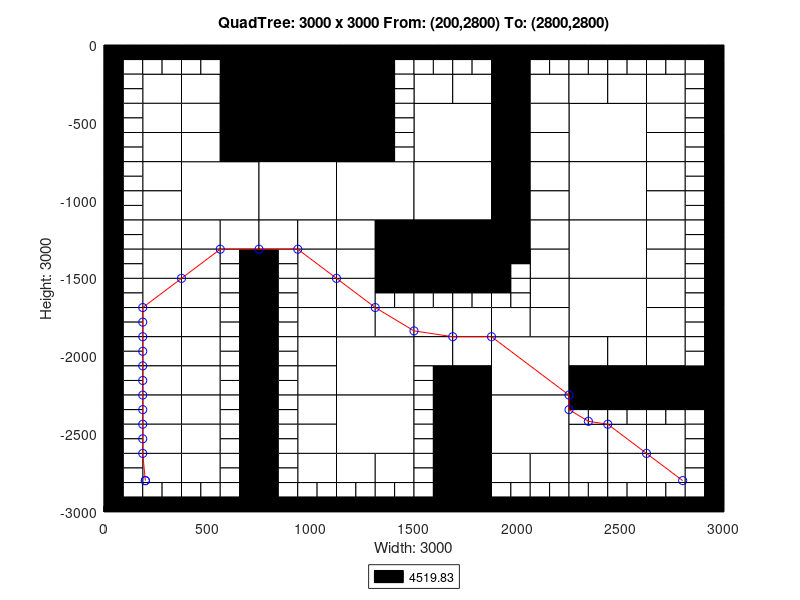

MATLAB code for this plot:
axis([0 3000 -3000 0]);
title('QuadTree: 3000 x 3000 From: (200,2800) To: (2800,2800)');
xlabel('Width: 3000');
ylabel('Height: 3000');
rectangle('Position',[750 -375 375 375], 'FaceColor',[0 0 0]);
rectangle('Position',[750 -750 375 375], 'FaceColor',[0 0 0]);
rectangle('Position',[375 -1125 375 375], 'FaceColor',[1 1 1]);
rectangle('Position',[750 -1125 375 375], 'FaceColor',[1 1 1]);
rectangle('Position',[1125 -1125 375 375], 'FaceColor',[1 1 1]);
rectangle('Position',[1500 -750 375 375], 'FaceColor',[1 1 1]);
rectangle('Position',[2250 -750 375 375], 'FaceColor',[1 1 1]);
rectangle('Position',[1500 -1125 375 375], 'FaceColor',[1 1 1]);
rectangle('Position',[1500 -1500 375 375], 'FaceColor',[0 0 0]);
rectangle('Position',[2250 -1125 375 375], 'FaceColor',[1 1 1]);
rectangle('Position',[2250 -1500 375 375], 'FaceColor',[1 1 1]);
rectangle('Position',[1125 -2250 375 375], 'FaceColor',[1 1 1]);
rectangle('Position',[1125 -2625 375 375], 'FaceColor',[1 1 1]);
rectangle('Position',[1875 -2250 375 375], 'FaceColor',[1 1 1]);
rectangle('Position',[2250 -1875 375 375], 'FaceColor',[1 1 1]);
rectangle('Position',[1875 -2625 375 375], 'FaceColor',[1 1 1]);
rectangle('Position',[187.5 -375 187.5 187.5], 'FaceColor',[1 1 1]);
rectangle('Position',[562.5 -187.5 187.5 187.5], 'FaceColor',[0 0 0]);
rectangle('Position',[375 -375 187.5 187.5], 'FaceColor',[1 1 1]);
rectangle('Position',[562.5 -375 187.5 187.5], 'FaceColor',[0 0 0]);
rectangle('Position',[187.5 -562.5 187.5 187.5], 'FaceColor',[1 1 1]);
rectangle('Position',[187.5 -750 187.5 187.5], 'FaceColor',[1 1 1]);
rectangle('Position',[375 -562.5 187.5 187.5], 'FaceColor',[1 1 1]);
rectangle('Position',[562.5 -562.5 187.5 187.5], 'FaceColor',[0 0 0]);
rectangle('Position',[375 -750 187.5 187.5], 'FaceColor',[1 1 1]);
rectangle('Position',[562.5 -750 187.5 187.5], 'FaceColor',[0 0 0]);
rectangle('Position',[1125 -187.5 187.5 187.5], 'FaceColor',[0 0 0]);
rectangle('Position',[1125 -375 187.5 187.5], 'FaceColor',[0 0 0]);
rectangle('Position',[1125 -562.5 187.5 187.5], 'FaceColor',[0 0 0]);
rectangle('Position',[1125 -750 187.5 187.5], 'FaceColor',[0 0 0]);
rectangle('Position',[187.5 -937.5 187.5 187.5], 'FaceColor',[1 1 1]);
rectangle('Position',[187.5 -1125 187.5 187.5], 'FaceColor',[1 1 1]);
rectangle('Position',[187.5 -1312.5 187.5 187.5], 'FaceColor',[1 1 1]);
rectangle('Position',[187.5 -1500 187.5 187.5], 'FaceColor',[1 1 1]);
rectangle('Position',[375 -1312.5 187.5 187.5], 'FaceColor',[1 1 1]);
rectangle('Position',[562.5 -1312.5 187.5 187.5], 'FaceColor',[1 1 1]);
rectangle('Position',[375 -1500 187.5 187.5], 'FaceColor',[1 1 1]);
rectangle('Position',[750 -1312.5 187.5 187.5], 'FaceColor',[1 1 1]);
rectangle('Position',[937.5 -1312.5 187.5 187.5], 'FaceColor',[1 1 1]);
rectangle('Position',[937.5 -1500 187.5 187.5], 'FaceColor',[1 1 1]);
rectangle('Position',[1125 -1312.5 187.5 187.5], 'FaceColor',[1 1 1]);
rectangle('Position',[1312.5 -1312.5 187.5 187.5], 'FaceColor',[0 0 0]);
rectangle('Position',[1125 -1500 187.5 187.5], 'FaceColor',[1 1 1]);
rectangle('Position',[1312.5 -1500 187.5 187.5], 'FaceColor',[0 0 0]);
rectangle('Position',[1500 -375 187.5 187.5], 'FaceColor',[1 1 1]);
rectangle('Position',[1687.5 -375 187.5 187.5], 'FaceColor',[1 1 1]);
rectangle('Position',[1875 -187.5 187.5 187.5], 'FaceColor',[0 0 0]);
rectangle('Position',[1875 -375 187.5 187.5], 'FaceColor',[0 0 0]);
rectangle('Position',[2062.5 -375 187.5 187.5], 'FaceColor',[1 1 1]);
rectangle('Position',[1875 -562.5 187.5 187.5], 'FaceColor',[0 0 0]);
rectangle('Position',[2062.5 -562.5 187.5 187.5], 'FaceColor',[1 1 1]);
rectangle('Position',[1875 -750 187.5 187.5], 'FaceColor',[0 0 0]);
rectangle('Position',[2062.5 -750 187.5 187.5], 'FaceColor',[1 1 1]);
rectangle('Position',[2250 -375 187.5 187.5], 'FaceColor',[1 1 1]);
rectangle('Position',[2437.5 -375 187.5 187.5], 'FaceColor',[1 1 1]);
rectangle('Position',[2625 -375 187.5 187.5], 'FaceColor',[1 1 1]);
rectangle('Position',[2625 -562.5 187.5 187.5], 'FaceColor',[1 1 1]);
rectangle('Position',[2625 -750 187.5 187.5], 'FaceColor',[1 1 1]);
rectangle('Position',[1875 -937.5 187.5 187.5], 'FaceColor',[0 0 0]);
rectangle('Position',[2062.5 -937.5 187.5 187.5], 'FaceColor',[1 1 1]);
rectangle('Position',[1875 -1125 187.5 187.5], 'FaceColor',[0 0 0]);
rectangle('Position',[2062.5 -1125 187.5 187.5], 'FaceColor',[1 1 1]);
rectangle('Position',[1875 -1312.5 187.5 187.5], 'FaceColor',[0 0 0]);
rectangle('Position',[2062.5 -1312.5 187.5 187.5], 'FaceColor',[1 1 1]);
rectangle('Position',[2062.5 -1500 187.5 187.5], 'FaceColor',[1 1 1]);
rectangle('Position',[2625 -937.5 187.5 187.5], 'FaceColor',[1 1 1]);
rectangle('Position',[2625 -1125 187.5 187.5], 'FaceColor',[1 1 1]);
rectangle('Position',[2625 -1312.5 187.5 187.5], 'FaceColor',[1 1 1]);
rectangle('Position',[2625 -1500 187.5 187.5], 'FaceColor',[1 1 1]);
rectangle('Position',[187.5 -1687.5 187.5 187.5], 'FaceColor',[1 1 1]);
rectangle('Position',[187.5 -1875 187.5 187.5], 'FaceColor',[1 1 1]);
rectangle('Position',[375 -1687.5 187.5 187.5], 'FaceColor',[1 1 1]);
rectangle('Position',[375 -1875 187.5 187.5], 'FaceColor',[1 1 1]);
rectangle('Position',[187.5 -2062.5 187.5 187.5], 'FaceColor',[1 1 1]);
rectangle('Position',[187.5 -2250 187.5 187.5], 'FaceColor',[1 1 1]);
rectangle('Position',[375 -2062.5 187.5 187.5], 'FaceColor',[1 1 1]);
rectangle('Position',[375 -2250 187.5 187.5], 'FaceColor',[1 1 1]);
rectangle('Position',[937.5 -1687.5 187.5 187.5], 'FaceColor',[1 1 1]);
rectangle('Position',[937.5 -1875 187.5 187.5], 'FaceColor',[1 1 1]);
rectangle('Position',[1125 -1687.5 187.5 187.5], 'FaceColor',[1 1 1]);
rectangle('Position',[1125 -1875 187.5 187.5], 'FaceColor',[1 1 1]);
rectangle('Position',[1312.5 -1875 187.5 187.5], 'FaceColor',[1 1 1]);
rectangle('Position',[937.5 -2062.5 187.5 187.5], 'FaceColor',[1 1 1]);
rectangle('Position',[937.5 -2250 187.5 187.5], 'FaceColor',[1 1 1]);
rectangle('Position',[187.5 -2437.5 187.5 187.5], 'FaceColor',[1 1 1]);
rectangle('Position',[187.5 -2625 187.5 187.5], 'FaceColor',[1 1 1]);
rectangle('Position',[375 -2437.5 187.5 187.5], 'FaceColor',[1 1 1]);
rectangle('Position',[375 -2625 187.5 187.5], 'FaceColor',[1 1 1]);
rectangle('Position',[187.5 -2812.5 187.5 187.5], 'FaceColor',[1 1 1]);
rectangle('Position',[375 -2812.5 187.5 187.5], 'FaceColor',[1 1 1]);
rectangle('Position',[937.5 -2437.5 187.5 187.5], 'FaceColor',[1 1 1]);
rectangle('Position',[937.5 -2625 187.5 187.5], 'FaceColor',[1 1 1]);
rectangle('Position',[937.5 -2812.5 187.5 187.5], 'FaceColor',[1 1 1]);
rectangle('Position',[1125 -2812.5 187.5 187.5], 'FaceColor',[1 1 1]);
rectangle('Position',[1312.5 -2812.5 187.5 187.5], 'FaceColor',[1 1 1]);
rectangle('Position',[1500 -1875 187.5 187.5], 'FaceColor',[1 1 1]);
rectangle('Position',[1687.5 -1875 187.5 187.5], 'FaceColor',[1 1 1]);
rectangle('Position',[2062.5 -1687.5 187.5 187.5], 'FaceColor',[1 1 1]);
rectangle('Position',[1875 -1875 187.5 187.5], 'FaceColor',[1 1 1]);
rectangle('Position',[2062.5 -1875 187.5 187.5], 'FaceColor',[1 1 1]);
rectangle('Position',[1500 -2062.5 187.5 187.5], 'FaceColor',[1 1 1]);
rectangle('Position',[1687.5 -2062.5 187.5 187.5], 'FaceColor',[1 1 1]);
rectangle('Position',[1687.5 -2250 187.5 187.5], 'FaceColor',[0 0 0]);
rectangle('Position',[2625 -1687.5 187.5 187.5], 'FaceColor',[1 1 1]);
rectangle('Position',[2625 -1875 187.5 187.5], 'FaceColor',[1 1 1]);
rectangle('Position',[2250 -2062.5 187.5 187.5], 'FaceColor',[1 1 1]);
rectangle('Position',[2437.5 -2062.5 187.5 187.5], 'FaceColor',[1 1 1]);
rectangle('Position',[2250 -2250 187.5 187.5], 'FaceColor',[0 0 0]);
rectangle('Position',[2437.5 -2250 187.5 187.5], 'FaceColor',[0 0 0]);
rectangle('Position',[2625 -2062.5 187.5 187.5], 'FaceColor',[1 1 1]);
rectangle('Position',[2625 -2250 187.5 187.5], 'FaceColor',[0 0 0]);
rectangle('Position',[2812.5 -2250 187.5 187.5], 'FaceColor',[0 0 0]);
rectangle('Position',[1687.5 -2437.5 187.5 187.5], 'FaceColor',[0 0 0]);
rectangle('Position',[1687.5 -2625 187.5 187.5], 'FaceColor',[0 0 0]);
rectangle('Position',[1687.5 -2812.5 187.5 187.5], 'FaceColor',[0 0 0]);
rectangle('Position',[1687.5 -3000 187.5 187.5], 'FaceColor',[0 0 0]);
rectangle('Position',[1875 -2812.5 187.5 187.5], 'FaceColor',[1 1 1]);
rectangle('Position',[2062.5 -2812.5 187.5 187.5], 'FaceColor',[1 1 1]);
rectangle('Position',[2250 -2625 187.5 187.5], 'FaceColor',[1 1 1]);
rectangle('Position',[2437.5 -2625 187.5 187.5], 'FaceColor',[1 1 1]);
rectangle('Position',[2625 -2625 187.5 187.5], 'FaceColor',[1 1 1]);
rectangle('Position',[2250 -2812.5 187.5 187.5], 'FaceColor',[1 1 1]);
rectangle('Position',[2437.5 -2812.5 187.5 187.5], 'FaceColor',[1 1 1]);
rectangle('Position',[2625 -2812.5 187.5 187.5], 'FaceColor',[1 1 1]);
rectangle('Position',[0 -93.75 93.75 93.75], 'FaceColor',[0 0 0]);
rectangle('Position',[93.75 -93.75 93.75 93.75], 'FaceColor',[0 0 0]);
rectangle('Position',[0 -187.5 93.75 93.75], 'FaceColor',[0 0 0]);
rectangle('Position',[93.75 -187.5 93.75 93.75], 'FaceColor',[1 1 1]);
rectangle('Position',[187.5 -93.75 93.75 93.75], 'FaceColor',[0 0 0]);
rectangle('Position',[281.25 -93.75 93.75 93.75], 'FaceColor',[0 0 0]);
rectangle('Position',[187.5 -187.5 93.75 93.75], 'FaceColor',[1 1 1]);
rectangle('Position',[281.25 -187.5 93.75 93.75], 'FaceColor',[1 1 1]);
rectangle('Position',[0 -281.25 93.75 93.75], 'FaceColor',[0 0 0]);
rectangle('Position',[93.75 -281.25 93.75 93.75], 'FaceColor',[1 1 1]);
rectangle('Position',[0 -375 93.75 93.75], 'FaceColor',[0 0 0]);
rectangle('Position',[93.75 -375 93.75 93.75], 'FaceColor',[1 1 1]);
rectangle('Position',[375 -93.75 93.75 93.75], 'FaceColor',[0 0 0]);
rectangle('Position',[468.75 -93.75 93.75 93.75], 'FaceColor',[0 0 0]);
rectangle('Position',[375 -187.5 93.75 93.75], 'FaceColor',[1 1 1]);
rectangle('Position',[468.75 -187.5 93.75 93.75], 'FaceColor',[1 1 1]);
rectangle('Position',[0 -468.75 93.75 93.75], 'FaceColor',[0 0 0]);
rectangle('Position',[93.75 -468.75 93.75 93.75], 'FaceColor',[1 1 1]);
rectangle('Position',[0 -562.5 93.75 93.75], 'FaceColor',[0 0 0]);
rectangle('Position',[93.75 -562.5 93.75 93.75], 'FaceColor',[1 1 1]);
rectangle('Position',[0 -656.25 93.75 93.75], 'FaceColor',[0 0 0]);
rectangle('Position',[93.75 -656.25 93.75 93.75], 'FaceColor',[1 1 1]);
rectangle('Position',[0 -750 93.75 93.75], 'FaceColor',[0 0 0]);
rectangle('Position',[93.75 -750 93.75 93.75], 'FaceColor',[1 1 1]);
rectangle('Position',[1312.5 -93.75 93.75 93.75], 'FaceColor',[0 0 0]);
rectangle('Position',[1406.25 -93.75 93.75 93.75], 'FaceColor',[0 0 0]);
rectangle('Position',[1312.5 -187.5 93.75 93.75], 'FaceColor',[0 0 0]);
rectangle('Position',[1406.25 -187.5 93.75 93.75], 'FaceColor',[1 1 1]);
rectangle('Position',[1312.5 -281.25 93.75 93.75], 'FaceColor',[0 0 0]);
rectangle('Position',[1406.25 -281.25 93.75 93.75], 'FaceColor',[1 1 1]);
rectangle('Position',[1312.5 -375 93.75 93.75], 'FaceColor',[0 0 0]);
rectangle('Position',[1406.25 -375 93.75 93.75], 'FaceColor',[1 1 1]);
rectangle('Position',[1312.5 -468.75 93.75 93.75], 'FaceColor',[0 0 0]);
rectangle('Position',[1406.25 -468.75 93.75 93.75], 'FaceColor',[1 1 1]);
rectangle('Position',[1312.5 -562.5 93.75 93.75], 'FaceColor',[0 0 0]);
rectangle('Position',[1406.25 -562.5 93.75 93.75], 'FaceColor',[1 1 1]);
rectangle('Position',[1312.5 -656.25 93.75 93.75], 'FaceColor',[0 0 0]);
rectangle('Position',[1406.25 -656.25 93.75 93.75], 'FaceColor',[1 1 1]);
rectangle('Position',[1312.5 -750 93.75 93.75], 'FaceColor',[0 0 0]);
rectangle('Position',[1406.25 -750 93.75 93.75], 'FaceColor',[1 1 1]);
rectangle('Position',[0 -843.75 93.75 93.75], 'FaceColor',[0 0 0]);
rectangle('Position',[93.75 -843.75 93.75 93.75], 'FaceColor',[1 1 1]);
rectangle('Position',[0 -937.5 93.75 93.75], 'FaceColor',[0 0 0]);
rectangle('Position',[93.75 -937.5 93.75 93.75], 'FaceColor',[1 1 1]);
rectangle('Position',[0 -1031.25 93.75 93.75], 'FaceColor',[0 0 0]);
rectangle('Position',[93.75 -1031.25 93.75 93.75], 'FaceColor',[1 1 1]);
rectangle('Position',[0 -1125 93.75 93.75], 'FaceColor',[0 0 0]);
rectangle('Position',[93.75 -1125 93.75 93.75], 'FaceColor',[1 1 1]);
rectangle('Position',[0 -1218.75 93.75 93.75], 'FaceColor',[0 0 0]);
rectangle('Position',[93.75 -1218.75 93.75 93.75], 'FaceColor',[1 1 1]);
rectangle('Position',[0 -1312.5 93.75 93.75], 'FaceColor',[0 0 0]);
rectangle('Position',[93.75 -1312.5 93.75 93.75], 'FaceColor',[1 1 1]);
rectangle('Position',[0 -1406.25 93.75 93.75], 'FaceColor',[0 0 0]);
rectangle('Position',[93.75 -1406.25 93.75 93.75], 'FaceColor',[1 1 1]);
rectangle('Position',[0 -1500 93.75 93.75], 'FaceColor',[0 0 0]);
rectangle('Position',[93.75 -1500 93.75 93.75], 'FaceColor',[1 1 1]);
rectangle('Position',[562.5 -1406.25 93.75 93.75], 'FaceColor',[1 1 1]);
rectangle('Position',[656.25 -1406.25 93.75 93.75], 'FaceColor',[0 0 0]);
rectangle('Position',[562.5 -1500 93.75 93.75], 'FaceColor',[1 1 1]);
rectangle('Position',[656.25 -1500 93.75 93.75], 'FaceColor',[0 0 0]);
rectangle('Position',[750 -1406.25 93.75 93.75], 'FaceColor',[0 0 0]);
rectangle('Position',[843.75 -1406.25 93.75 93.75], 'FaceColor',[1 1 1]);
rectangle('Position',[750 -1500 93.75 93.75], 'FaceColor',[0 0 0]);
rectangle('Position',[843.75 -1500 93.75 93.75], 'FaceColor',[1 1 1]);
rectangle('Position',[1500 -93.75 93.75 93.75], 'FaceColor',[0 0 0]);
rectangle('Position',[1593.75 -93.75 93.75 93.75], 'FaceColor',[0 0 0]);
rectangle('Position',[1500 -187.5 93.75 93.75], 'FaceColor',[1 1 1]);
rectangle('Position',[1593.75 -187.5 93.75 93.75], 'FaceColor',[1 1 1]);
rectangle('Position',[1687.5 -93.75 93.75 93.75], 'FaceColor',[0 0 0]);
rectangle('Position',[1781.25 -93.75 93.75 93.75], 'FaceColor',[0 0 0]);
rectangle('Position',[1687.5 -187.5 93.75 93.75], 'FaceColor',[1 1 1]);
rectangle('Position',[1781.25 -187.5 93.75 93.75], 'FaceColor',[1 1 1]);
rectangle('Position',[2062.5 -93.75 93.75 93.75], 'FaceColor',[0 0 0]);
rectangle('Position',[2156.25 -93.75 93.75 93.75], 'FaceColor',[0 0 0]);
rectangle('Position',[2062.5 -187.5 93.75 93.75], 'FaceColor',[1 1 1]);
rectangle('Position',[2156.25 -187.5 93.75 93.75], 'FaceColor',[1 1 1]);
rectangle('Position',[2250 -93.75 93.75 93.75], 'FaceColor',[0 0 0]);
rectangle('Position',[2343.75 -93.75 93.75 93.75], 'FaceColor',[0 0 0]);
rectangle('Position',[2250 -187.5 93.75 93.75], 'FaceColor',[1 1 1]);
rectangle('Position',[2343.75 -187.5 93.75 93.75], 'FaceColor',[1 1 1]);
rectangle('Position',[2437.5 -93.75 93.75 93.75], 'FaceColor',[0 0 0]);
rectangle('Position',[2531.25 -93.75 93.75 93.75], 'FaceColor',[0 0 0]);
rectangle('Position',[2437.5 -187.5 93.75 93.75], 'FaceColor',[1 1 1]);
rectangle('Position',[2531.25 -187.5 93.75 93.75], 'FaceColor',[1 1 1]);
rectangle('Position',[2625 -93.75 93.75 93.75], 'FaceColor',[0 0 0]);
rectangle('Position',[2718.75 -93.75 93.75 93.75], 'FaceColor',[0 0 0]);
rectangle('Position',[2625 -187.5 93.75 93.75], 'FaceColor',[1 1 1]);
rectangle('Position',[2718.75 -187.5 93.75 93.75], 'FaceColor',[1 1 1]);
rectangle('Position',[2812.5 -93.75 93.75 93.75], 'FaceColor',[0 0 0]);
rectangle('Position',[2906.25 -93.75 93.75 93.75], 'FaceColor',[0 0 0]);
rectangle('Position',[2812.5 -187.5 93.75 93.75], 'FaceColor',[1 1 1]);
rectangle('Position',[2906.25 -187.5 93.75 93.75], 'FaceColor',[0 0 0]);
rectangle('Position',[2812.5 -281.25 93.75 93.75], 'FaceColor',[1 1 1]);
rectangle('Position',[2906.25 -281.25 93.75 93.75], 'FaceColor',[0 0 0]);
rectangle('Position',[2812.5 -375 93.75 93.75], 'FaceColor',[1 1 1]);
rectangle('Position',[2906.25 -375 93.75 93.75], 'FaceColor',[0 0 0]);
rectangle('Position',[2812.5 -468.75 93.75 93.75], 'FaceColor',[1 1 1]);
rectangle('Position',[2906.25 -468.75 93.75 93.75], 'FaceColor',[0 0 0]);
rectangle('Position',[2812.5 -562.5 93.75 93.75], 'FaceColor',[1 1 1]);
rectangle('Position',[2906.25 -562.5 93.75 93.75], 'FaceColor',[0 0 0]);
rectangle('Position',[2812.5 -656.25 93.75 93.75], 'FaceColor',[1 1 1]);
rectangle('Position',[2906.25 -656.25 93.75 93.75], 'FaceColor',[0 0 0]);
rectangle('Position',[2812.5 -750 93.75 93.75], 'FaceColor',[1 1 1]);
rectangle('Position',[2906.25 -750 93.75 93.75], 'FaceColor',[0 0 0]);
rectangle('Position',[1875 -1406.25 93.75 93.75], 'FaceColor',[0 0 0]);
rectangle('Position',[1968.75 -1406.25 93.75 93.75], 'FaceColor',[0 0 0]);
rectangle('Position',[1875 -1500 93.75 93.75], 'FaceColor',[0 0 0]);
rectangle('Position',[1968.75 -1500 93.75 93.75], 'FaceColor',[1 1 1]);
rectangle('Position',[2812.5 -843.75 93.75 93.75], 'FaceColor',[1 1 1]);
rectangle('Position',[2906.25 -843.75 93.75 93.75], 'FaceColor',[0 0 0]);
rectangle('Position',[2812.5 -937.5 93.75 93.75], 'FaceColor',[1 1 1]);
rectangle('Position',[2906.25 -937.5 93.75 93.75], 'FaceColor',[0 0 0]);
rectangle('Position',[2812.5 -1031.25 93.75 93.75], 'FaceColor',[1 1 1]);
rectangle('Position',[2906.25 -1031.25 93.75 93.75], 'FaceColor',[0 0 0]);
rectangle('Position',[2812.5 -1125 93.75 93.75], 'FaceColor',[1 1 1]);
rectangle('Position',[2906.25 -1125 93.75 93.75], 'FaceColor',[0 0 0]);
rectangle('Position',[2812.5 -1218.75 93.75 93.75], 'FaceColor',[1 1 1]);
rectangle('Position',[2906.25 -1218.75 93.75 93.75], 'FaceColor',[0 0 0]);
rectangle('Position',[2812.5 -1312.5 93.75 93.75], 'FaceColor',[1 1 1]);
rectangle('Position',[2906.25 -1312.5 93.75 93.75], 'FaceColor',[0 0 0]);
rectangle('Position',[2812.5 -1406.25 93.75 93.75], 'FaceColor',[1 1 1]);
rectangle('Position',[2906.25 -1406.25 93.75 93.75], 'FaceColor',[0 0 0]);
rectangle('Position',[2812.5 -1500 93.75 93.75], 'FaceColor',[1 1 1]);
rectangle('Position',[2906.25 -1500 93.75 93.75], 'FaceColor',[0 0 0]);
rectangle('Position',[0 -1593.75 93.75 93.75], 'FaceColor',[0 0 0]);
rectangle('Position',[93.75 -1593.75 93.75 93.75], 'FaceColor',[1 1 1]);
rectangle('Position',[0 -1687.5 93.75 93.75], 'FaceColor',[0 0 0]);
rectangle('Position',[93.75 -1687.5 93.75 93.75], 'FaceColor',[1 1 1]);
rectangle('Position',[0 -1781.25 93.75 93.75], 'FaceColor',[0 0 0]);
rectangle('Position',[93.75 -1781.25 93.75 93.75], 'FaceColor',[1 1 1]);
rectangle('Position',[0 -1875 93.75 93.75], 'FaceColor',[0 0 0]);
rectangle('Position',[93.75 -1875 93.75 93.75], 'FaceColor',[1 1 1]);
rectangle('Position',[562.5 -1593.75 93.75 93.75], 'FaceColor',[1 1 1]);
rectangle('Position',[656.25 -1593.75 93.75 93.75], 'FaceColor',[0 0 0]);
rectangle('Position',[562.5 -1687.5 93.75 93.75], 'FaceColor',[1 1 1]);
rectangle('Position',[656.25 -1687.5 93.75 93.75], 'FaceColor',[0 0 0]);
rectangle('Position',[562.5 -1781.25 93.75 93.75], 'FaceColor',[1 1 1]);
rectangle('Position',[656.25 -1781.25 93.75 93.75], 'FaceColor',[0 0 0]);
rectangle('Position',[562.5 -1875 93.75 93.75], 'FaceColor',[1 1 1]);
rectangle('Position',[656.25 -1875 93.75 93.75], 'FaceColor',[0 0 0]);
rectangle('Position',[0 -1968.75 93.75 93.75], 'FaceColor',[0 0 0]);
rectangle('Position',[93.75 -1968.75 93.75 93.75], 'FaceColor',[1 1 1]);
rectangle('Position',[0 -2062.5 93.75 93.75], 'FaceColor',[0 0 0]);
rectangle('Position',[93.75 -2062.5 93.75 93.75], 'FaceColor',[1 1 1]);
rectangle('Position',[0 -2156.25 93.75 93.75], 'FaceColor',[0 0 0]);
rectangle('Position',[93.75 -2156.25 93.75 93.75], 'FaceColor',[1 1 1]);
rectangle('Position',[0 -2250 93.75 93.75], 'FaceColor',[0 0 0]);
rectangle('Position',[93.75 -2250 93.75 93.75], 'FaceColor',[1 1 1]);
rectangle('Position',[562.5 -1968.75 93.75 93.75], 'FaceColor',[1 1 1]);
rectangle('Position',[656.25 -1968.75 93.75 93.75], 'FaceColor',[0 0 0]);
rectangle('Position',[562.5 -2062.5 93.75 93.75], 'FaceColor',[1 1 1]);
rectangle('Position',[656.25 -2062.5 93.75 93.75], 'FaceColor',[0 0 0]);
rectangle('Position',[562.5 -2156.25 93.75 93.75], 'FaceColor',[1 1 1]);
rectangle('Position',[656.25 -2156.25 93.75 93.75], 'FaceColor',[0 0 0]);
rectangle('Position',[562.5 -2250 93.75 93.75], 'FaceColor',[1 1 1]);
rectangle('Position',[656.25 -2250 93.75 93.75], 'FaceColor',[0 0 0]);
rectangle('Position',[750 -1593.75 93.75 93.75], 'FaceColor',[0 0 0]);
rectangle('Position',[843.75 -1593.75 93.75 93.75], 'FaceColor',[1 1 1]);
rectangle('Position',[750 -1687.5 93.75 93.75], 'FaceColor',[0 0 0]);
rectangle('Position',[843.75 -1687.5 93.75 93.75], 'FaceColor',[1 1 1]);
rectangle('Position',[750 -1781.25 93.75 93.75], 'FaceColor',[0 0 0]);
rectangle('Position',[843.75 -1781.25 93.75 93.75], 'FaceColor',[1 1 1]);
rectangle('Position',[750 -1875 93.75 93.75], 'FaceColor',[0 0 0]);
rectangle('Position',[843.75 -1875 93.75 93.75], 'FaceColor',[1 1 1]);
rectangle('Position',[1312.5 -1593.75 93.75 93.75], 'FaceColor',[0 0 0]);
rectangle('Position',[1406.25 -1593.75 93.75 93.75], 'FaceColor',[0 0 0]);
rectangle('Position',[1312.5 -1687.5 93.75 93.75], 'FaceColor',[1 1 1]);
rectangle('Position',[1406.25 -1687.5 93.75 93.75], 'FaceColor',[1 1 1]);
rectangle('Position',[750 -1968.75 93.75 93.75], 'FaceColor',[0 0 0]);
rectangle('Position',[843.75 -1968.75 93.75 93.75], 'FaceColor',[1 1 1]);
rectangle('Position',[750 -2062.5 93.75 93.75], 'FaceColor',[0 0 0]);
rectangle('Position',[843.75 -2062.5 93.75 93.75], 'FaceColor',[1 1 1]);
rectangle('Position',[750 -2156.25 93.75 93.75], 'FaceColor',[0 0 0]);
rectangle('Position',[843.75 -2156.25 93.75 93.75], 'FaceColor',[1 1 1]);
rectangle('Position',[750 -2250 93.75 93.75], 'FaceColor',[0 0 0]);
rectangle('Position',[843.75 -2250 93.75 93.75], 'FaceColor',[1 1 1]);
rectangle('Position',[0 -2343.75 93.75 93.75], 'FaceColor',[0 0 0]);
rectangle('Position',[93.75 -2343.75 93.75 93.75], 'FaceColor',[1 1 1]);
rectangle('Position',[0 -2437.5 93.75 93.75], 'FaceColor',[0 0 0]);
rectangle('Position',[93.75 -2437.5 93.75 93.75], 'FaceColor',[1 1 1]);
rectangle('Position',[0 -2531.25 93.75 93.75], 'FaceColor',[0 0 0]);
rectangle('Position',[93.75 -2531.25 93.75 93.75], 'FaceColor',[1 1 1]);
rectangle('Position',[0 -2625 93.75 93.75], 'FaceColor',[0 0 0]);
rectangle('Position',[93.75 -2625 93.75 93.75], 'FaceColor',[1 1 1]);
rectangle('Position',[562.5 -2343.75 93.75 93.75], 'FaceColor',[1 1 1]);
rectangle('Position',[656.25 -2343.75 93.75 93.75], 'FaceColor',[0 0 0]);
rectangle('Position',[562.5 -2437.5 93.75 93.75], 'FaceColor',[1 1 1]);
rectangle('Position',[656.25 -2437.5 93.75 93.75], 'FaceColor',[0 0 0]);
rectangle('Position',[562.5 -2531.25 93.75 93.75], 'FaceColor',[1 1 1]);
rectangle('Position',[656.25 -2531.25 93.75 93.75], 'FaceColor',[0 0 0]);
rectangle('Position',[562.5 -2625 93.75 93.75], 'FaceColor',[1 1 1]);
rectangle('Position',[656.25 -2625 93.75 93.75], 'FaceColor',[0 0 0]);
rectangle('Position',[0 -2718.75 93.75 93.75], 'FaceColor',[0 0 0]);
rectangle('Position',[93.75 -2718.75 93.75 93.75], 'FaceColor',[1 1 1]);
rectangle('Position',[0 -2812.5 93.75 93.75], 'FaceColor',[0 0 0]);
rectangle('Position',[93.75 -2812.5 93.75 93.75], 'FaceColor',[1 1 1]);
rectangle('Position',[0 -2906.25 93.75 93.75], 'FaceColor',[0 0 0]);
rectangle('Position',[93.75 -2906.25 93.75 93.75], 'FaceColor',[1 1 1]);
rectangle('Position',[0 -3000 93.75 93.75], 'FaceColor',[0 0 0]);
rectangle('Position',[93.75 -3000 93.75 93.75], 'FaceColor',[0 0 0]);
rectangle('Position',[187.5 -2906.25 93.75 93.75], 'FaceColor',[1 1 1]);
rectangle('Position',[281.25 -2906.25 93.75 93.75], 'FaceColor',[1 1 1]);
rectangle('Position',[187.5 -3000 93.75 93.75], 'FaceColor',[0 0 0]);
rectangle('Position',[281.25 -3000 93.75 93.75], 'FaceColor',[0 0 0]);
rectangle('Position',[562.5 -2718.75 93.75 93.75], 'FaceColor',[1 1 1]);
rectangle('Position',[656.25 -2718.75 93.75 93.75], 'FaceColor',[0 0 0]);
rectangle('Position',[562.5 -2812.5 93.75 93.75], 'FaceColor',[1 1 1]);
rectangle('Position',[656.25 -2812.5 93.75 93.75], 'FaceColor',[0 0 0]);
rectangle('Position',[375 -2906.25 93.75 93.75], 'FaceColor',[1 1 1]);
rectangle('Position',[468.75 -2906.25 93.75 93.75], 'FaceColor',[1 1 1]);
rectangle('Position',[375 -3000 93.75 93.75], 'FaceColor',[0 0 0]);
rectangle('Position',[468.75 -3000 93.75 93.75], 'FaceColor',[0 0 0]);
rectangle('Position',[562.5 -2906.25 93.75 93.75], 'FaceColor',[1 1 1]);
rectangle('Position',[656.25 -2906.25 93.75 93.75], 'FaceColor',[0 0 0]);
rectangle('Position',[562.5 -3000 93.75 93.75], 'FaceColor',[0 0 0]);
rectangle('Position',[656.25 -3000 93.75 93.75], 'FaceColor',[0 0 0]);
rectangle('Position',[750 -2343.75 93.75 93.75], 'FaceColor',[0 0 0]);
rectangle('Position',[843.75 -2343.75 93.75 93.75], 'FaceColor',[1 1 1]);
rectangle('Position',[750 -2437.5 93.75 93.75], 'FaceColor',[0 0 0]);
rectangle('Position',[843.75 -2437.5 93.75 93.75], 'FaceColor',[1 1 1]);
rectangle('Position',[750 -2531.25 93.75 93.75], 'FaceColor',[0 0 0]);
rectangle('Position',[843.75 -2531.25 93.75 93.75], 'FaceColor',[1 1 1]);
rectangle('Position',[750 -2625 93.75 93.75], 'FaceColor',[0 0 0]);
rectangle('Position',[843.75 -2625 93.75 93.75], 'FaceColor',[1 1 1]);
rectangle('Position',[750 -2718.75 93.75 93.75], 'FaceColor',[0 0 0]);
rectangle('Position',[843.75 -2718.75 93.75 93.75], 'FaceColor',[1 1 1]);
rectangle('Position',[750 -2812.5 93.75 93.75], 'FaceColor',[0 0 0]);
rectangle('Position',[843.75 -2812.5 93.75 93.75], 'FaceColor',[1 1 1]);
rectangle('Position',[750 -2906.25 93.75 93.75], 'FaceColor',[0 0 0]);
rectangle('Position',[843.75 -2906.25 93.75 93.75], 'FaceColor',[1 1 1]);
rectangle('Position',[750 -3000 93.75 93.75], 'FaceColor',[0 0 0]);
rectangle('Position',[843.75 -3000 93.75 93.75], 'FaceColor',[0 0 0]);
rectangle('Position',[937.5 -2906.25 93.75 93.75], 'FaceColor',[1 1 1]);
rectangle('Position',[1031.25 -2906.25 93.75 93.75], 'FaceColor',[1 1 1]);
rectangle('Position',[937.5 -3000 93.75 93.75], 'FaceColor',[0 0 0]);
rectangle('Position',[1031.25 -3000 93.75 93.75], 'FaceColor',[0 0 0]);
rectangle('Position',[1125 -2906.25 93.75 93.75], 'FaceColor',[1 1 1]);
rectangle('Position',[1218.75 -2906.25 93.75 93.75], 'FaceColor',[1 1 1]);
rectangle('Position',[1125 -3000 93.75 93.75], 'FaceColor',[0 0 0]);
rectangle('Position',[1218.75 -3000 93.75 93.75], 'FaceColor',[0 0 0]);
rectangle('Position',[1312.5 -2906.25 93.75 93.75], 'FaceColor',[1 1 1]);
rectangle('Position',[1406.25 -2906.25 93.75 93.75], 'FaceColor',[1 1 1]);
rectangle('Position',[1312.5 -3000 93.75 93.75], 'FaceColor',[0 0 0]);
rectangle('Position',[1406.25 -3000 93.75 93.75], 'FaceColor',[0 0 0]);
rectangle('Position',[1500 -1593.75 93.75 93.75], 'FaceColor',[0 0 0]);
rectangle('Position',[1593.75 -1593.75 93.75 93.75], 'FaceColor',[0 0 0]);
rectangle('Position',[1500 -1687.5 93.75 93.75], 'FaceColor',[1 1 1]);
rectangle('Position',[1593.75 -1687.5 93.75 93.75], 'FaceColor',[1 1 1]);
rectangle('Position',[1687.5 -1593.75 93.75 93.75], 'FaceColor',[0 0 0]);
rectangle('Position',[1781.25 -1593.75 93.75 93.75], 'FaceColor',[0 0 0]);
rectangle('Position',[1687.5 -1687.5 93.75 93.75], 'FaceColor',[1 1 1]);
rectangle('Position',[1781.25 -1687.5 93.75 93.75], 'FaceColor',[1 1 1]);
rectangle('Position',[1875 -1593.75 93.75 93.75], 'FaceColor',[0 0 0]);
rectangle('Position',[1968.75 -1593.75 93.75 93.75], 'FaceColor',[1 1 1]);
rectangle('Position',[1875 -1687.5 93.75 93.75], 'FaceColor',[1 1 1]);
rectangle('Position',[1968.75 -1687.5 93.75 93.75], 'FaceColor',[1 1 1]);
rectangle('Position',[1500 -2156.25 93.75 93.75], 'FaceColor',[1 1 1]);
rectangle('Position',[1593.75 -2156.25 93.75 93.75], 'FaceColor',[0 0 0]);
rectangle('Position',[1500 -2250 93.75 93.75], 'FaceColor',[1 1 1]);
rectangle('Position',[1593.75 -2250 93.75 93.75], 'FaceColor',[0 0 0]);
rectangle('Position',[2812.5 -1593.75 93.75 93.75], 'FaceColor',[1 1 1]);
rectangle('Position',[2906.25 -1593.75 93.75 93.75], 'FaceColor',[0 0 0]);
rectangle('Position',[2812.5 -1687.5 93.75 93.75], 'FaceColor',[1 1 1]);
rectangle('Position',[2906.25 -1687.5 93.75 93.75], 'FaceColor',[0 0 0]);
rectangle('Position',[2812.5 -1781.25 93.75 93.75], 'FaceColor',[1 1 1]);
rectangle('Position',[2906.25 -1781.25 93.75 93.75], 'FaceColor',[0 0 0]);
rectangle('Position',[2812.5 -1875 93.75 93.75], 'FaceColor',[1 1 1]);
rectangle('Position',[2906.25 -1875 93.75 93.75], 'FaceColor',[0 0 0]);
rectangle('Position',[2812.5 -1968.75 93.75 93.75], 'FaceColor',[1 1 1]);
rectangle('Position',[2906.25 -1968.75 93.75 93.75], 'FaceColor',[0 0 0]);
rectangle('Position',[2812.5 -2062.5 93.75 93.75], 'FaceColor',[1 1 1]);
rectangle('Position',[2906.25 -2062.5 93.75 93.75], 'FaceColor',[0 0 0]);
rectangle('Position',[1500 -2343.75 93.75 93.75], 'FaceColor',[1 1 1]);
rectangle('Position',[1593.75 -2343.75 93.75 93.75], 'FaceColor',[0 0 0]);
rectangle('Position',[1500 -2437.5 93.75 93.75], 'FaceColor',[1 1 1]);
rectangle('Position',[1593.75 -2437.5 93.75 93.75], 'FaceColor',[0 0 0]);
rectangle('Position',[1500 -2531.25 93.75 93.75], 'FaceColor',[1 1 1]);
rectangle('Position',[1593.75 -2531.25 93.75 93.75], 'FaceColor',[0 0 0]);
rectangle('Position',[1500 -2625 93.75 93.75], 'FaceColor',[1 1 1]);
rectangle('Position',[1593.75 -2625 93.75 93.75], 'FaceColor',[0 0 0]);
rectangle('Position',[1500 -2718.75 93.75 93.75], 'FaceColor',[1 1 1]);
rectangle('Position',[1593.75 -2718.75 93.75 93.75], 'FaceColor',[0 0 0]);
rectangle('Position',[1500 -2812.5 93.75 93.75], 'FaceColor',[1 1 1]);
rectangle('Position',[1593.75 -2812.5 93.75 93.75], 'FaceColor',[0 0 0]);
rectangle('Position',[1500 -2906.25 93.75 93.75], 'FaceColor',[1 1 1]);
rectangle('Position',[1593.75 -2906.25 93.75 93.75], 'FaceColor',[0 0 0]);
rectangle('Position',[1500 -3000 93.75 93.75], 'FaceColor',[0 0 0]);
rectangle('Position',[1593.75 -3000 93.75 93.75], 'FaceColor',[0 0 0]);
rectangle('Position',[1875 -2906.25 93.75 93.75], 'FaceColor',[1 1 1]);
rectangle('Position',[1968.75 -2906.25 93.75 93.75], 'FaceColor',[1 1 1]);
rectangle('Position',[1875 -3000 93.75 93.75], 'FaceColor',[0 0 0]);
rectangle('Position',[1968.75 -3000 93.75 93.75], 'FaceColor',[0 0 0]);
rectangle('Position',[2062.5 -2906.25 93.75 93.75], 'FaceColor',[1 1 1]);
rectangle('Position',[2156.25 -2906.25 93.75 93.75], 'FaceColor',[1 1 1]);
rectangle('Position',[2062.5 -3000 93.75 93.75], 'FaceColor',[0 0 0]);
rectangle('Position',[2156.25 -3000 93.75 93.75], 'FaceColor',[0 0 0]);
rectangle('Position',[2250 -2343.75 93.75 93.75], 'FaceColor',[0 0 0]);
rectangle('Position',[2343.75 -2343.75 93.75 93.75], 'FaceColor',[0 0 0]);
rectangle('Position',[2250 -2437.5 93.75 93.75], 'FaceColor',[1 1 1]);
rectangle('Position',[2343.75 -2437.5 93.75 93.75], 'FaceColor',[1 1 1]);
rectangle('Position',[2437.5 -2343.75 93.75 93.75], 'FaceColor',[0 0 0]);
rectangle('Position',[2531.25 -2343.75 93.75 93.75], 'FaceColor',[0 0 0]);
rectangle('Position',[2437.5 -2437.5 93.75 93.75], 'FaceColor',[1 1 1]);
rectangle('Position',[2531.25 -2437.5 93.75 93.75], 'FaceColor',[1 1 1]);
rectangle('Position',[2625 -2343.75 93.75 93.75], 'FaceColor',[0 0 0]);
rectangle('Position',[2718.75 -2343.75 93.75 93.75], 'FaceColor',[0 0 0]);
rectangle('Position',[2625 -2437.5 93.75 93.75], 'FaceColor',[1 1 1]);
rectangle('Position',[2718.75 -2437.5 93.75 93.75], 'FaceColor',[1 1 1]);
rectangle('Position',[2812.5 -2343.75 93.75 93.75], 'FaceColor',[0 0 0]);
rectangle('Position',[2906.25 -2343.75 93.75 93.75], 'FaceColor',[0 0 0]);
rectangle('Position',[2812.5 -2437.5 93.75 93.75], 'FaceColor',[1 1 1]);
rectangle('Position',[2906.25 -2437.5 93.75 93.75], 'FaceColor',[0 0 0]);
rectangle('Position',[2812.5 -2531.25 93.75 93.75], 'FaceColor',[1 1 1]);
rectangle('Position',[2906.25 -2531.25 93.75 93.75], 'FaceColor',[0 0 0]);
rectangle('Position',[2812.5 -2625 93.75 93.75], 'FaceColor',[1 1 1]);
rectangle('Position',[2906.25 -2625 93.75 93.75], 'FaceColor',[0 0 0]);
rectangle('Position',[2250 -2906.25 93.75 93.75], 'FaceColor',[1 1 1]);
rectangle('Position',[2343.75 -2906.25 93.75 93.75], 'FaceColor',[1 1 1]);
rectangle('Position',[2250 -3000 93.75 93.75], 'FaceColor',[0 0 0]);
rectangle('Position',[2343.75 -3000 93.75 93.75], 'FaceColor',[0 0 0]);
rectangle('Position',[2437.5 -2906.25 93.75 93.75], 'FaceColor',[1 1 1]);
rectangle('Position',[2531.25 -2906.25 93.75 93.75], 'FaceColor',[1 1 1]);
rectangle('Position',[2437.5 -3000 93.75 93.75], 'FaceColor',[0 0 0]);
rectangle('Position',[2531.25 -3000 93.75 93.75], 'FaceColor',[0 0 0]);
rectangle('Position',[2812.5 -2718.75 93.75 93.75], 'FaceColor',[1 1 1]);
rectangle('Position',[2906.25 -2718.75 93.75 93.75], 'FaceColor',[0 0 0]);
rectangle('Position',[2812.5 -2812.5 93.75 93.75], 'FaceColor',[1 1 1]);
rectangle('Position',[2906.25 -2812.5 93.75 93.75], 'FaceColor',[0 0 0]);
rectangle('Position',[2625 -2906.25 93.75 93.75], 'FaceColor',[1 1 1]);
rectangle('Position',[2718.75 -2906.25 93.75 93.75], 'FaceColor',[1 1 1]);
rectangle('Position',[2625 -3000 93.75 93.75], 'FaceColor',[0 0 0]);
rectangle('Position',[2718.75 -3000 93.75 93.75], 'FaceColor',[0 0 0]);
rectangle('Position',[2812.5 -2906.25 93.75 93.75], 'FaceColor',[1 1 1]);
rectangle('Position',[2906.25 -2906.25 93.75 93.75], 'FaceColor',[0 0 0]);
rectangle('Position',[2812.5 -3000 93.75 93.75], 'FaceColor',[0 0 0]);
rectangle('Position',[2906.25 -3000 93.75 93.75], 'FaceColor',[0 0 0]);
X=[2800,2625,2437.5,2343.75,2250,2250,1875,1687.5,1500,1312.5,1125,937.5,750,562.5,375,187.5,187.5,187.5,187.5,187.5,187.5,187.5,187.5,187.5,187.5,187.5,200,200];
Y=[-2800,-2625,-2437.5,-2418.75,-2343.75,-2250,-1875,-1875,-1837.5,-1687.5,-1500,-1312.5,-1312.5,-1312.5,-1500,-1687.5,-1781.25,-1875,-1968.75,-2062.5,-2156.25,-2250,-2343.75,-2437.5,-2531.25,-2625,-2800,-2800];
hold on;
plot(X,Y,'r');
plot(X,Y,'bo');
legend('4519.83','Location','southoutside');
